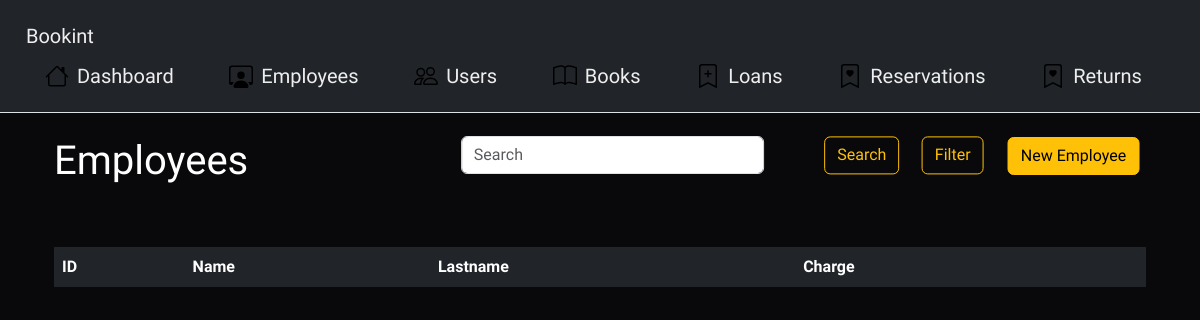
The app's page /representacion/empleados.php, older data.
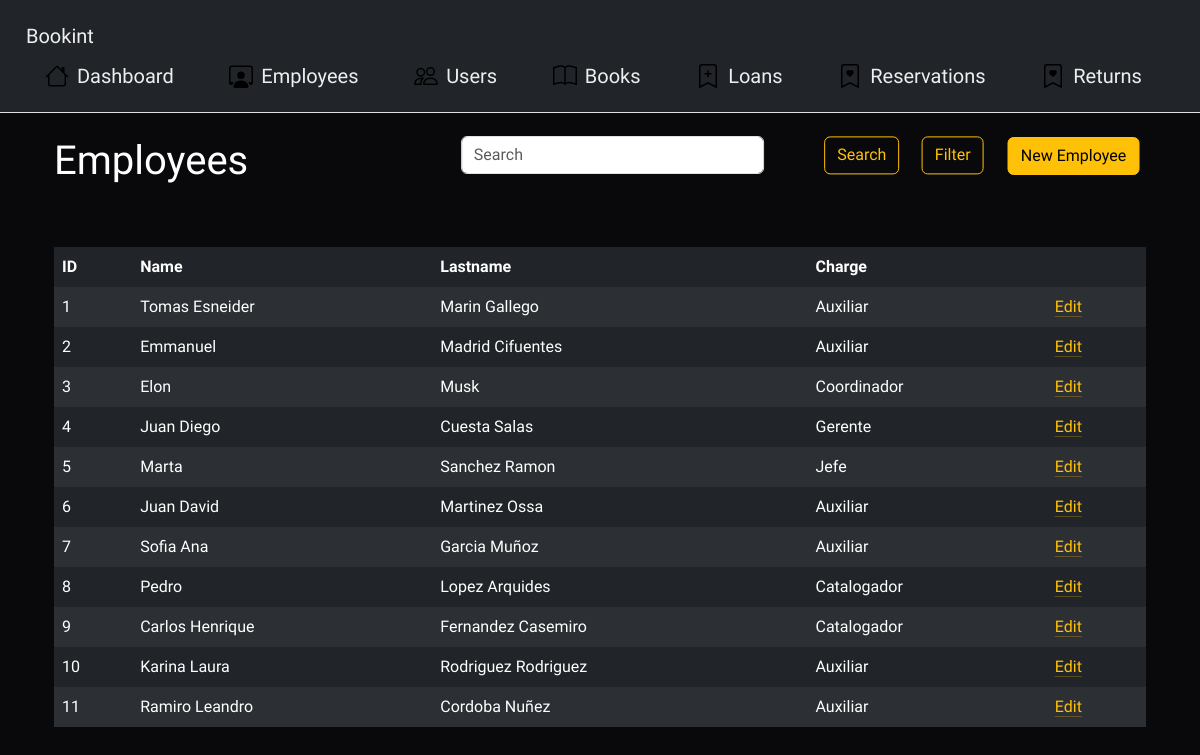
The same page, newer data.
### tables this page shows
CREATE TABLE `empleado` (
  `id_empleado` int(11) NOT NULL AUTO_INCREMENT,
  `nombre_empleado` varchar(20) DEFAULT NULL,
  `apellido_empleado` varchar(20) DEFAULT NULL,
  `cargo` varchar(15) DEFAULT NULL,
  PRIMARY KEY (`id_empleado`)
);

### datos/Conexion.php (called while the page is built, shortened)
<?php
class Conexion {
    public $conn;
    public function conexion() {
        try {
            $this->conn = mysqli_connect('localhost', 'codintdev', 'andres2773', 'biblioteca');
        }
        catch (Exception $e) {
            $this->conn->close();
            echo "Error al ingresar a la base de datos! " . $e->getMessage();
        }
    }
}

### logica/Empleado.php (the view, shortened to what this page needs)
<?php
require '../datos/Conexion.php';
class Empleado extends Conexion {
    public function index() {
        try {
            if (isset($_POST['btnFiltrarEmpleado'])) {
                $this->filtro();
            }
            else if (isset($_POST['btnBuscarEmpleado'])) {
                $this->search($_POST['txtBuscarEmpleado']);
            }
            else {
                $query = "select * from empleado order by id_empleado asc";
                $resultado = mysqli_query($this->conn, $query);
                while ($row = mysqli_fetch_array($resultado)) {
                    echo "
                    <tr>
                        <td>" . $row['id_empleado'] . "</td>
                        <td>" . $row['nombre_empleado'] . "</td>
                        <td>" . $row['apellido_empleado'] . "</td>
                        <td>" . $row['cargo'] . "</td>
                        <td>
                            <a href='edit_empleado.php?id_empleado=" . $row['id_empleado'] . "' class='link-warning link-offset-2 link-underline-opacity-25 link-underline-opacity-100-hover'>Edit</a>
                        </td>
                    </tr>
                    ";
                }
            }
        }
        catch (Exception $e) {
            $this->conn->close();
            echo "Error al listar todos los empleados de la base de datos! " . $e->getMessage();
        }
    }
}

Row changes from the older to the newer data that the page shows:
added empleado: id_empleado "1", nombre_empleado "Tomas Esneider", apellido_empleado "Marin Gallego", cargo "Auxiliar"
added empleado: id_empleado "2", nombre_empleado "Emmanuel", apellido_empleado "Madrid Cifuentes", cargo "Auxiliar"
added empleado: id_empleado "3", nombre_empleado "Elon", apellido_empleado "Musk", cargo "Coordinador"
added empleado: id_empleado "4", nombre_empleado "Juan Diego", apellido_empleado "Cuesta Salas", cargo "Gerente"
added empleado: id_empleado "5", nombre_empleado "Marta", apellido_empleado "Sanchez Ramon", cargo "Jefe"
added empleado: id_empleado "6", nombre_empleado "Juan David", apellido_empleado "Martinez Ossa", cargo "Auxiliar"
added empleado: id_empleado "7", nombre_empleado "Sofia Ana", apellido_empleado "Garcia Muñoz", cargo "Auxiliar"
added empleado: id_empleado "8", nombre_empleado "Pedro", apellido_empleado "Lopez Arquides", cargo "Catalogador"
added empleado: id_empleado "9", nombre_empleado "Carlos Henrique", apellido_empleado "Fernandez Casemiro", cargo "Catalogador"
added empleado: id_empleado "10", nombre_empleado "Karina Laura", apellido_empleado "Rodriguez Rodriguez", cargo "Auxiliar"
added empleado: id_empleado "11", nombre_empleado "Ramiro Leandro", apellido_empleado "Cordoba Nuñez", cargo "Auxiliar"
